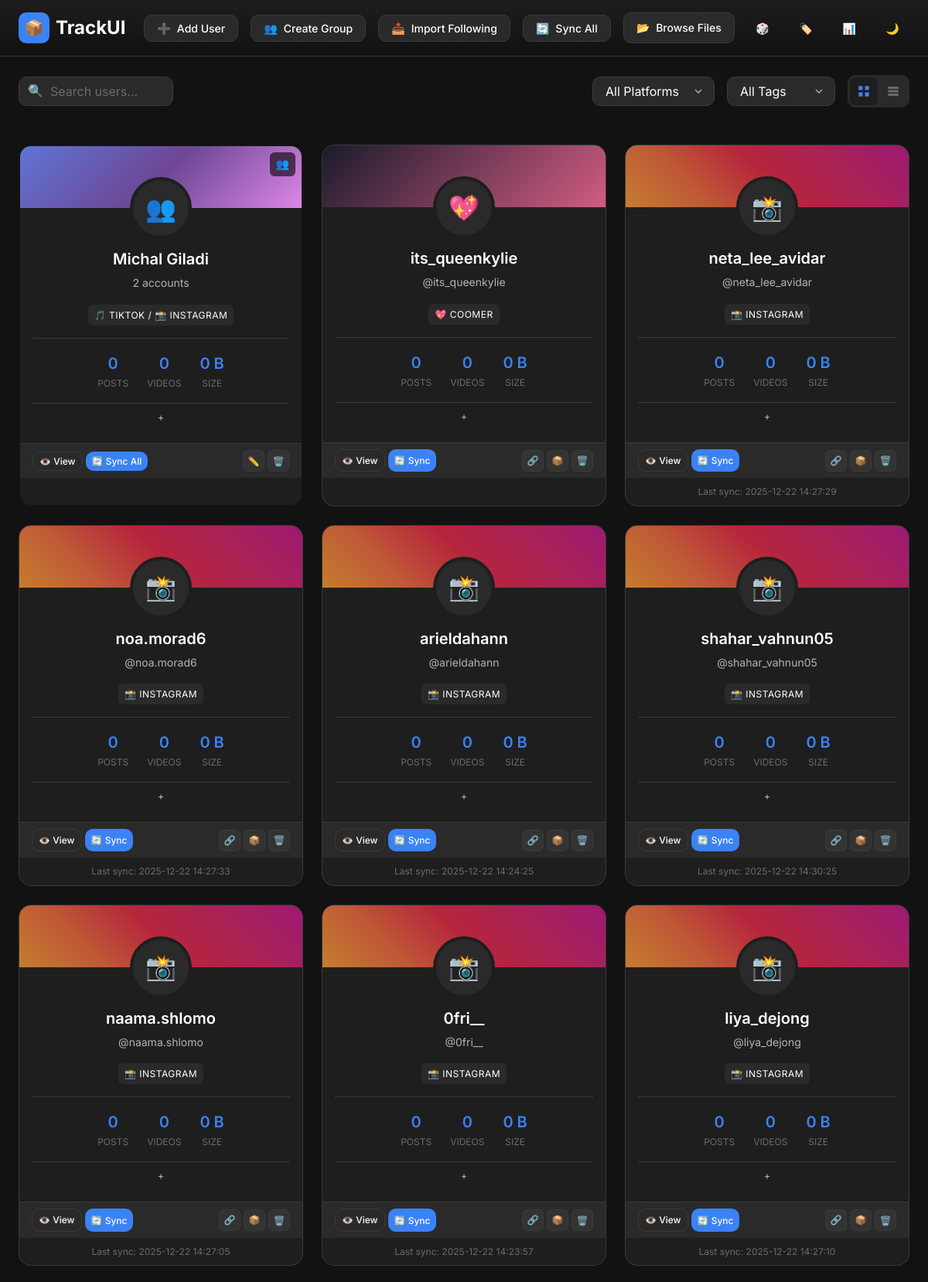
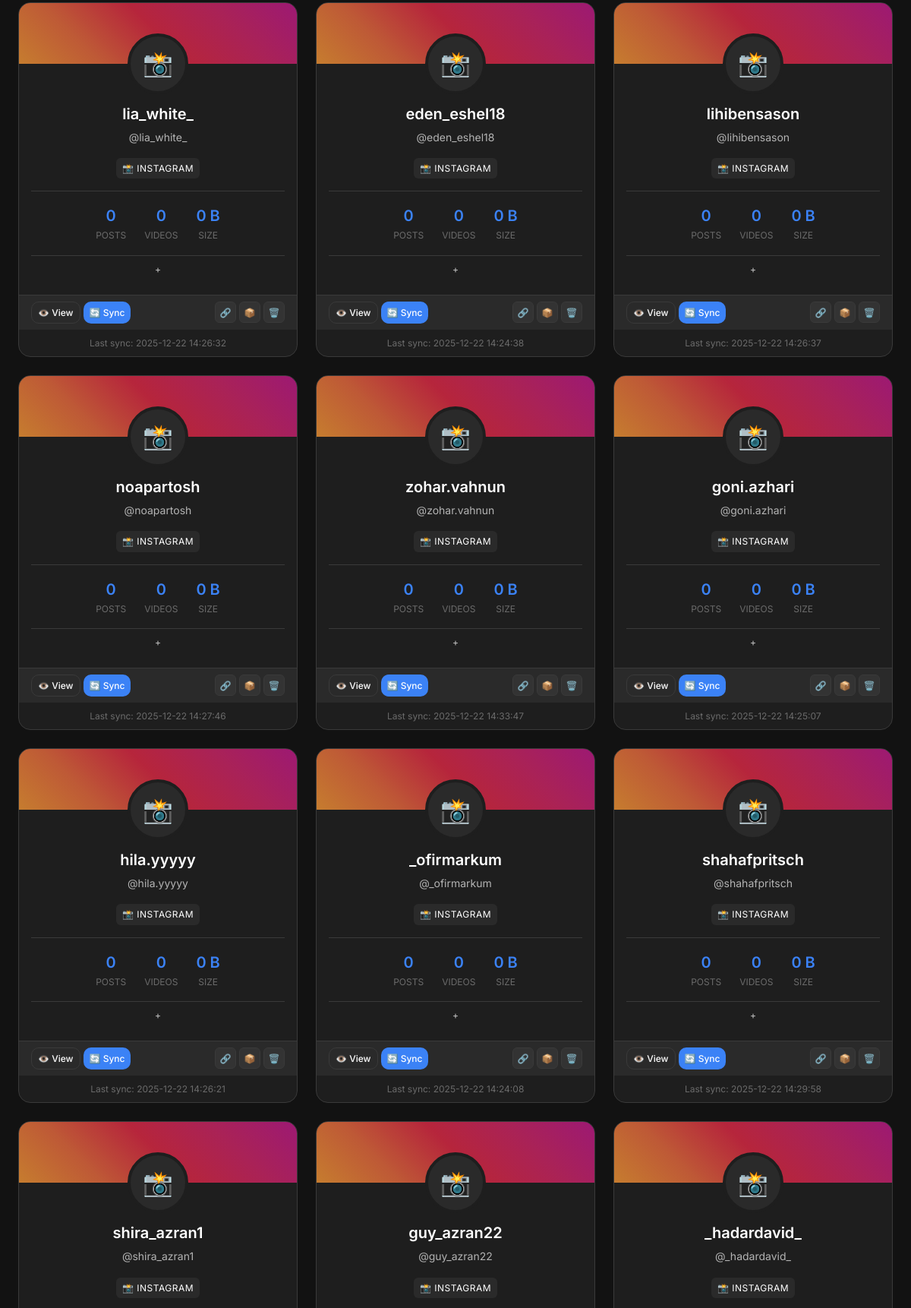
The page / (signed in, upper part) on the database its author committed (2 pictures, top to bottom).
### tables this page shows
CREATE TABLE profile_groups (
            id INTEGER PRIMARY KEY AUTOINCREMENT,
            name TEXT NOT NULL,
            avatar_user_id INTEGER,
            created_at TIMESTAMP DEFAULT CURRENT_TIMESTAMP,
            FOREIGN KEY (avatar_user_id) REFERENCES users(id) ON DELETE SET NULL
        );

CREATE TABLE users (
            id INTEGER PRIMARY KEY AUTOINCREMENT,
            username TEXT NOT NULL,
            platform TEXT NOT NULL,
            display_name TEXT,
            profile_picture TEXT,
            stats_json TEXT,
            created_at TIMESTAMP DEFAULT CURRENT_TIMESTAMP,
            last_sync TIMESTAMP, cookie_file TEXT,
            UNIQUE(username, platform)
        );

### app.py (the view, shortened to what this page needs)
@app.route('/')
@login_required
def index():
    conn = get_db()
    cursor = conn.cursor()
    cursor.execute('''
        SELECT u.*, GROUP_CONCAT(t.id || ':' || t.name || ':' || t.color) as tags
        FROM users u
        LEFT JOIN user_tags ut ON u.id = ut.user_id
        LEFT JOIN tags t ON ut.tag_id = t.id
        GROUP BY u.id
        ORDER BY u.created_at DESC
    ''')
    users = [dict(row) for row in cursor.fetchall()]
    for user in users:
        if user['tags']:
            user['tags'] = [
                {'id': int(t.split(':')[0]), 'name': t.split(':')[1], 'color': t.split(':')[2]}
                for t in user['tags'].split(',')
            ]
        else:
            user['tags'] = []
        user_dir = DOWNLOADS_DIR / user['platform'] / user['username']
        posts_count = 0
        videos_count = 0
        total_files = 0
        total_size = 0
        if total_size >= 1024 * 1024 * 1024:
            size_str = f"{total_size / (1024*1024*1024):.1f} GB"
        elif total_size >= 1024 * 1024:
            size_str = f"{total_size / (1024*1024):.1f} MB"
        elif total_size >= 1024:
            size_str = f"{total_size / 1024:.0f} KB"
        else:
            size_str = f"{total_size} B"
        user['stats'] = {
            'posts': posts_count,
            'videos': videos_count,
            'files': total_files,
            'size': size_str
        }
        if not user.get('profile_picture'):
            user['profile_picture'] = get_avatar_url(user['username'], user['platform'])
        user['banner_url'] = get_banner_url(user['username'], user['platform'])
    cursor.execute('SELECT * FROM tags ORDER BY name')
    all_tags = [dict(row) for row in cursor.fetchall()]
    cursor.execute('''
        SELECT g.id, g.name, g.avatar_user_id, g.created_at,
               u.profile_picture as avatar_url, u.username as avatar_username, u.platform as avatar_platform
        FROM profile_groups g
        LEFT JOIN users u ON g.avatar_user_id = u.id
        ORDER BY g.created_at DESC
    ''')
    groups = []
    grouped_user_ids = set()  # Track which users are in groups
    for row in cursor.fetchall():
        group = dict(row)
        cursor.execute('''
            SELECT u.id, u.username, u.platform, u.display_name, u.profile_picture
            FROM group_members gm
            JOIN users u ON gm.user_id = u.id
            WHERE gm.group_id = ?
        ''', (group['id'],))
        members = [dict(m) for m in cursor.fetchall()]
        for member in members:
            grouped_user_ids.add(member['id'])
            if not member.get('profile_picture'):
                member['profile_picture'] = get_avatar_url(member['username'], member['platform'])
        group['members'] = members
        group['member_count'] = len(members)
        if not group.get('avatar_url') and group.get('avatar_username'):
            group['avatar_url'] = get_avatar_url(group['avatar_username'], group['avatar_platform'])
        cursor.execute('''
            SELECT t.id, t.name, t.color
            FROM group_tags gt
            JOIN tags t ON gt.tag_id = t.id
            WHERE gt.group_id = ?
        ''', (group['id'],))
        group['tags'] = [dict(t) for t in cursor.fetchall()]
        platform_icons = {
            'instagram': '📸 Instagram',
            'tiktok': '🎵 TikTok',
            'coomer': '💖 Coomer'
        }
        platforms = list(set(m['platform'] for m in members))
        group['platforms'] = [platform_icons.get(p, p) for p in platforms]
        group['platforms_raw'] = platforms
        total_posts = 0
        total_videos = 0
        total_size = 0
        for member in members:
            member_dir = DOWNLOADS_DIR / member['platform'] / member['username']
        if total_size >= 1024 * 1024 * 1024:
            size_str = f"{total_size / (1024*1024*1024):.1f} GB"
        elif total_size >= 1024 * 1024:
            size_str = f"{total_size / (1024*1024):.1f} MB"
        elif total_size >= 1024:
            size_str = f"{total_size / 1024:.0f} KB"
        else:
            size_str = f"{total_size} B"
        group['stats'] = {
            'posts': total_posts,
            'videos': total_videos,
            'size': size_str
        }
        groups.append(group)
    users = [u for u in users if u['id'] not in grouped_user_ids]
    conn.close()
    return render_template('index.html', users=users, tags=all_tags, groups=groups)

### templates/index.html (shortened to what this page needs)
{% extends "layout.html" %}
{% block content %}
<div class="filter-bar">
    <div class="search-input">
        <input type="text" id="filter-search" class="form-input" placeholder="Search users...">
    </div>
    <select id="filter-platform" class="form-select">
        <option value="">All Platforms</option>
    </select>
    <select id="filter-tag" class="form-select">
        <option value="">All Tags</option>
    </select>
    <div class="view-toggle">
        <button class="view-toggle-btn active" data-view="grid" onclick="setViewMode('grid')" title="Grid View">
            <svg width="18" height="18" viewBox="0 0 24 24" fill="currentColor">
                <rect x="3" y="3" width="7" height="7" rx="1" />
                <rect x="14" y="3" width="7" height="7" rx="1" />
                <rect x="3" y="14" width="7" height="7" rx="1" />
                <rect x="14" y="14" width="7" height="7" rx="1" />
            </svg>
        </button>
        <button class="view-toggle-btn" data-view="list" onclick="setViewMode('list')" title="List View">
            <svg width="18" height="18" viewBox="0 0 24 24" fill="currentColor">
                <rect x="3" y="4" width="18" height="4" rx="1" />
                <rect x="3" y="10" width="18" height="4" rx="1" />
                <rect x="3" y="16" width="18" height="4" rx="1" />
            </svg>
        </button>
    </div>
</div>
{% if users or groups %}
<div class="user-grid">
    {% for group in groups %}
    <div class="card user-card group-card" data-group-id="{{ group.id }}">
        {% if group.avatar_url %}
        <img src="{{ group.avatar_url }}" alt="{{ group.name }}" class="user-card-avatar">
        {% else %}
        <div class="user-card-avatar">👥</div>
        {% endif %}
        <div class="card-body user-card-content">
            <h3 class="user-card-name">{{ group.name }}</h3>
            <p class="user-card-username">{{ group.member_count }} accounts</p>
            <span class="user-card-platform">
                {{ group.platforms | join(' / ') }}
            </span>
            <div class="user-card-stats">
                <div class="user-card-stat">
                    <div class="user-card-stat-value">{{ group.stats.posts }}</div>
                    <div class="user-card-stat-label">Posts</div>
                </div>
                <div class="user-card-stat">
                    <div class="user-card-stat-value">{{ group.stats.videos }}</div>
                    <div class="user-card-stat-label">Videos</div>
                </div>
                <div class="user-card-stat">
                    <div class="user-card-stat-value">{{ group.stats.size }}</div>
                    <div class="user-card-stat-label">Size</div>
                </div>
            </div>
            <div class="user-card-tags">
                <button class="btn btn-ghost" style="font-size: 12px; padding: 2px 8px;"
                    onclick="event.stopPropagation(); loadTags(); openGroupTagAssignModal({{ group.id }}, [{% for tag in group.tags %}{{ tag.id }}{% if not loop.last %},{% endif %}{% endfor %}])">
                    +
                </button>
            </div>
        </div>
        <div class="user-card-actions">
            <div class="user-card-actions-left">
                <button class="btn btn-secondary" data-group-id="{{ group.id }}" data-group-name="{{ group.name }}"
                    data-group-members='{{ group.members | tojson }}'
                    onclick="event.stopPropagation(); openGroupSelectorFromButton(this)">
                    👁️ View
                </button>
                <button class="btn btn-primary" onclick="event.stopPropagation(); syncGroup({{ group.id }})">
                    🔄 Sync All
                </button>
            </div>
            <div class="user-card-actions-right">
                <button class="btn btn-icon" onclick="event.stopPropagation(); editGroup({{ group.id }})"
                    title="Edit Group">
                    ✏️
                </button>
                <button class="btn btn-icon"
                    onclick="event.stopPropagation(); deleteGroup({{ group.id }}, '{{ group.name }}')"
                    title="Delete Group">
                    🗑️
                </button>
            </div>
        </div>
    </div>
    {% endfor %}
    {% for user in users %}
    <div class="card user-card" data-user-id="{{ user.id }}" data-platform="{{ user.platform }}"
        data-username="{{ user.username }}" data-display-name="{{ user.display_name or '' }}"
        data-tags="{% for tag in user.tags %}{{ tag.id }}{% if not loop.last %},{% endif %}{% endfor %}">
        {% if user.profile_picture %}
        <img src="{{ user.profile_picture }}" alt="{{ user.username }}" class="user-card-avatar">
        {% else %}
        <div class="user-card-avatar">
            {% if user.platform == 'instagram' %}📸{% elif user.platform == 'tiktok' %}🎵{% else %}💖{% endif %}
        </div>
        {% endif %}
        <div class="card-body user-card-content">
            {% if user.platform == 'coomer' and '/' in user.username %}
            {% set display_name = user.username.split('/')[1] %}
            {% else %}
            {% set display_name = user.username %}
            {% endif %}
            <h3 class="user-card-name">{{ user.display_name or display_name }}</h3>
            <p class="user-card-username">@{{ display_name }}</p>
            <span class="user-card-platform">
                {% if user.platform == 'instagram' %}
                📸 Instagram
                {% elif user.platform == 'tiktok' %}
                🎵 TikTok
                {% else %}
                💖 Coomer
                {% endif %}
            </span>
            <div class="user-card-stats">
                <div class="user-card-stat">
                    <div class="user-card-stat-value">{{ user.stats.posts }}</div>
                    <div class="user-card-stat-label">Posts</div>
                </div>
                <div class="user-card-stat">
                    <div class="user-card-stat-value">{{ user.stats.videos }}</div>
                    <div class="user-card-stat-label">Videos</div>
                </div>
                <div class="user-card-stat">
                    <div class="user-card-stat-value">{{ user.stats.size }}</div>
                    <div class="user-card-stat-label">Size</div>
                </div>
            </div>
            <div class="user-card-tags">
                <button class="btn btn-ghost" style="font-size: 12px; padding: 2px 8px;"
                    onclick="event.stopPropagation(); loadTags(); openTagAssignModal({{ user.id }}, [{% for tag in user.tags %}{{ tag.id }}{% if not loop.last %},{% endif %}{% endfor %}])">
                    +
                </button>
            </div>
        </div>
        <div class="user-card-actions">
            <div class="user-card-actions-left">
                <a href="/user/{{ user.platform }}/{{ user.username }}" class="btn btn-secondary">
                    👁️ View
                </a>
                <button class="btn btn-primary"
                    onclick="event.stopPropagation(); syncUser({{ user.id }}, '{{ user.username }}')">
                    🔄 Sync
                </button>
            </div>
            <div class="user-card-actions-right">
                {% if user.platform == 'instagram' %}
                <a href="https://instagram.com/{{ display_name }}" target="_blank" class="btn btn-icon"
                    title="Open Instagram" onclick="event.stopPropagation()">
                    🔗
                </a>
                {% elif user.platform == 'tiktok' %}
                <a href="https://tiktok.com/@{{ display_name }}" target="_blank" class="btn btn-icon"
                    title="Open TikTok" onclick="event.stopPropagation()">
                    🔗
                </a>
                {% elif user.platform == 'coomer' %}
                <a href="https://coomer.st/{{ user.username.replace('/', '/user/') }}" target="_blank"
                    class="btn btn-icon" title="Open Coomer" onclick="event.stopPropagation()">
                    🔗
                </a>
                {% endif %}
                <a href="/api/users/{{ user.id }}/download-zip" class="btn btn-icon" title="Download as ZIP"
                    onclick="event.stopPropagation()">
                    📦
                </a>
                <button class="btn btn-icon"
                    onclick="event.stopPropagation(); deleteUser({{ user.id }}, '{{ user.username }}')" title="Delete">
                    🗑️
                </button>
            </div>
        </div>
        {% if user.last_sync %}
        <div style="text-align: center; padding: 8px; font-size: 12px; color: var(--text-muted);">
            Last sync: {{ user.last_sync }}
        </div>
        {% endif %}
    </div>
    {% endfor %}
</div>
{% endif %}
{% endblock %}

### templates/layout.html (shortened to what this page needs)
<!DOCTYPE html>
<html lang="en">
<head>
    <link rel="stylesheet" href="/static/style.css?v={{ range(1000000) | random }}">
</head>
<body>
    <header class="header">
        <div class="container header-content">
            <a href="/" class="logo">
                <div class="logo-icon">📦</div>
                <span>TrackUI</span>
            </a>
            <div class="header-actions">
                <button class="btn btn-secondary" onclick="openModal('add-user-modal')">
                    <span>➕</span>
                    Add User
                </button>
                <button class="btn btn-secondary" onclick="openCreateGroupModal()">
                    <span>👥</span>
                    Create Group
                </button>
                <button class="btn btn-secondary" onclick="openModal('import-following-modal')">
                    <span>📥</span>
                    Import Following
                </button>
                <button class="btn btn-secondary" onclick="syncAllUsers()">
                    <span>🔄</span>
                    Sync All
                </button>
                <a href="/browse" class="btn btn-secondary">
                    <span>📂</span>
                    Browse Files
                </a>
                <button class="btn btn-ghost btn-icon" onclick="randomUser()" title="Random User">
                    🎲
                </button>
                <button class="btn btn-ghost btn-icon" onclick="openModal('tags-modal'); loadTags();" title="Tags">
                    🏷️
                </button>
                <button class="btn btn-ghost btn-icon" onclick="openModal('stats-modal'); loadStats();" title="Stats">
                    📊
                </button>
                <button class="btn btn-ghost btn-icon" onclick="toggleTheme()" title="Toggle Theme" id="theme-toggle">
                </button>
                <button class="btn btn-ghost btn-icon"
                    onclick="openModal('settings-modal'); loadSettings(); loadCookies();" title="Settings">
                </button>
            </div>
        </div>
    </header>
    <main class="container">
        {% block content %}{% endblock %}
    </main>
</body>
</html>

### rows shown on the page
profile_groups: name "Michal Giladi", member_count "2", platforms "🎵 TIKTOK / 📸 INSTAGRAM", stats.posts "0", stats.videos "0", stats.size "0 B"
users: display_name "its_queenkylie", platform "💖 COOMER", stats.posts "0", stats.videos "0", stats.size "0 B"
users: username "neta_lee_avidar", platform "📸 INSTAGRAM", stats.posts "0", stats.videos "0", stats.size "0 B", last_sync "2025-12-22 14:27:29"
users: username "noa.morad6", platform "📸 INSTAGRAM", stats.posts "0", stats.videos "0", stats.size "0 B", last_sync "2025-12-22 14:27:33"
users: username "arieldahann", platform "📸 INSTAGRAM", stats.posts "0", stats.videos "0", stats.size "0 B", last_sync "2025-12-22 14:24:25"
users: username "shahar_vahnun05", platform "📸 INSTAGRAM", stats.posts "0", stats.videos "0", stats.size "0 B", last_sync "2025-12-22 14:30:25"
users: username "naama.shlomo", platform "📸 INSTAGRAM", stats.posts "0", stats.videos "0", stats.size "0 B", last_sync "2025-12-22 14:27:05"
users: username "0fri__", platform "📸 INSTAGRAM", stats.posts "0", stats.videos "0", stats.size "0 B", last_sync "2025-12-22 14:23:57"
users: username "liya_dejong", platform "📸 INSTAGRAM", stats.posts "0", stats.videos "0", stats.size "0 B", last_sync "2025-12-22 14:27:10"
users: username "lia_white_", platform "📸 INSTAGRAM", stats.posts "0", stats.videos "0", stats.size "0 B", last_sync "2025-12-22 14:26:32"
users: username "eden_eshel18", platform "📸 INSTAGRAM", stats.posts "0", stats.videos "0", stats.size "0 B", last_sync "2025-12-22 14:24:38"
users: username "lihibensason", platform "📸 INSTAGRAM", stats.posts "0", stats.videos "0", stats.size "0 B", last_sync "2025-12-22 14:26:37"
users: username "noapartosh", platform "📸 INSTAGRAM", stats.posts "0", stats.videos "0", stats.size "0 B", last_sync "2025-12-22 14:27:46"
users: username "zohar.vahnun", platform "📸 INSTAGRAM", stats.posts "0", stats.videos "0", stats.size "0 B", last_sync "2025-12-22 14:33:47"
users: username "goni.azhari", platform "📸 INSTAGRAM", stats.posts "0", stats.videos "0", stats.size "0 B", last_sync "2025-12-22 14:25:07"
users: username "hila.yyyyy", platform "📸 INSTAGRAM", stats.posts "0", stats.videos "0", stats.size "0 B", last_sync "2025-12-22 14:26:21"
users: username "_ofirmarkum", platform "📸 INSTAGRAM", stats.posts "0", stats.videos "0", stats.size "0 B", last_sync "2025-12-22 14:24:08"
users: username "shahafpritsch", platform "📸 INSTAGRAM", stats.posts "0", stats.videos "0", stats.size "0 B", last_sync "2025-12-22 14:29:58"
users: username "shira_azran1", platform "📸 INSTAGRAM"
users: username "guy_azran22", platform "📸 INSTAGRAM"
users: username "_hadardavid_", platform "📸 INSTAGRAM"
